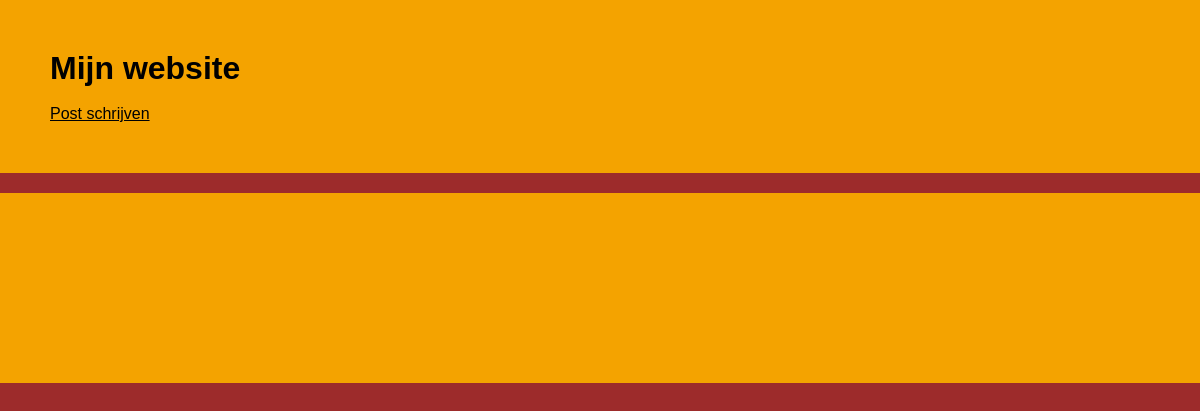
/, run on an earlier commit of the app's database.
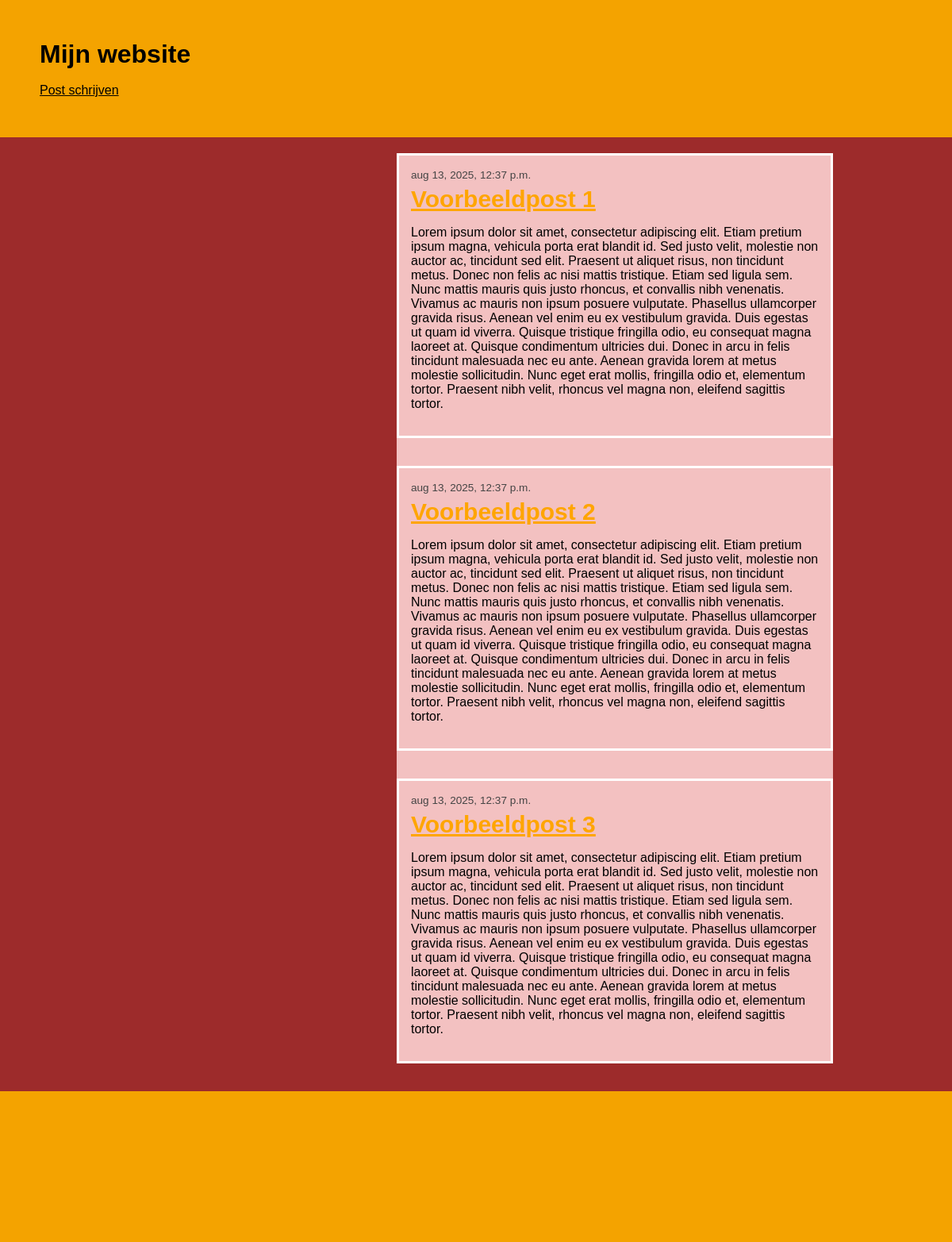
And on a later commit of the database.
### blog/models.py (models this page shows, shortened)
class Post(models.Model):
    author = models.ForeignKey(settings.AUTH_USER_MODEL, on_delete=models.CASCADE)
    title = models.CharField(max_length=200)
    text = models.TextField()
    created_date = models.DateTimeField(default=timezone.now)
    published_date = models.DateTimeField(blank=True, null=True)

### blog/views.py (the view)
# urls.py: path('', views.post_list, name='post_list'),
def post_list(request):
    posts = Post.objects.filter(published_date__lte=timezone.now()).order_by('published_date')
    return render(request, 'blog/post_list.html', {'posts': posts})

### blog/templates/blog/post_list.html
{% extends 'blog/base.html' %}{% block inhoud %}{% for post in posts %}
<article class="post">
  <time class="date">{{ post.published_date }}</time>
  <h2><a href="{% url 'post_inhoud' pk=post.pk %}">{{ post.title }}</a></h2>
  <p>{{ post.text|linebreaksbr }}</p>
</article>
{% endfor %}{% endblock %}

### blog/templates/blog/base.html (shortened to what this page needs)
{% load static %}
<!DOCTYPE html>
<html lang="en" dir="ltr">
  <head>
    <link rel="stylesheet" href="{% static 'css/stijl.css' %}" />
  </head>
  <body>
    <header>
      <h1>Mijn website</h1>
      <br /><a href="{% url 'post_nieuw' %}" class="top-menu">Post schrijven</a>
    </header>
    <section>{% block inhoud %}{% endblock %}</section>
    <footer></footer>
  </body>
</html>

### blog/static/css/stijl.css (style rules this page uses)
body { margin: 0; font-family: Arial, sans-serif; background-color: #9d2b2b; }
section { margin: 20px; }
header { background-color: #f4a300; padding: 50px; }
header h1 { margin: 0; font-size: 2rem; color: #000; }
header a { color: black; }
section { max-width: 550px; background-color: #f3c1c1; margin-left: auto; margin-right: 150px; }
.post { background-color: #f3c1c1; padding: 15px; margin-bottom: 35px; border: 3px solid white; color: black; }
.post .date { font-size: 0.85rem; color: #444; }
.post h2 { margin: 5px 0 10px 0; font-size: 30px; }
.post h2 a { color: orange; }
footer { background-color: #f4a300; height: 150px; color: white; font-size: 0.9rem; padding: 20px; }

What changed in the data, as far as the page shows it:
added Post: published_date "aug 13, 2025, 12:37 p.m.", title "Voorbeeldpost 1", text "Lorem ipsum dolor sit amet, consectetur adipiscing elit. Etiam pretium ipsum magna, vehicula porta erat blandit id. Sed justo velit, molestie non auctor ac, tincidunt sed elit. Praesent ut aliquet risus, non tincidunt metus. Donec non felis ac nisi mattis tristique. Etiam sed ligula sem. Nunc mattis mauris quis justo rhoncus, et convallis nibh venenatis. Vivamus ac mauris non ipsum posuere vulputate. Phasellus ullamcorper gravida risus. Aenean vel enim eu ex vestibulum gravida. Duis egestas ut quam id viverra. Quisque tristique fringilla odio, eu consequat magna laoreet at. Quisque condimentum ultricies dui. Donec in arcu in felis tincidunt malesuada nec eu ante. Aenean gravida lorem at…"
added Post: published_date "aug 13, 2025, 12:37 p.m.", title "Voorbeeldpost 2", text "Lorem ipsum dolor sit amet, consectetur adipiscing elit. Etiam pretium ipsum magna, vehicula porta erat blandit id. Sed justo velit, molestie non auctor ac, tincidunt sed elit. Praesent ut aliquet risus, non tincidunt metus. Donec non felis ac nisi mattis tristique. Etiam sed ligula sem. Nunc mattis mauris quis justo rhoncus, et convallis nibh venenatis. Vivamus ac mauris non ipsum posuere vulputate. Phasellus ullamcorper gravida risus. Aenean vel enim eu ex vestibulum gravida. Duis egestas ut quam id viverra. Quisque tristique fringilla odio, eu consequat magna laoreet at. Quisque condimentum ultricies dui. Donec in arcu in felis tincidunt malesuada nec eu ante. Aenean gravida lorem at…"
added Post: published_date "aug 13, 2025, 12:37 p.m.", title "Voorbeeldpost 3", text "Lorem ipsum dolor sit amet, consectetur adipiscing elit. Etiam pretium ipsum magna, vehicula porta erat blandit id. Sed justo velit, molestie non auctor ac, tincidunt sed elit. Praesent ut aliquet risus, non tincidunt metus. Donec non felis ac nisi mattis tristique. Etiam sed ligula sem. Nunc mattis mauris quis justo rhoncus, et convallis nibh venenatis. Vivamus ac mauris non ipsum posuere vulputate. Phasellus ullamcorper gravida risus. Aenean vel enim eu ex vestibulum gravida. Duis egestas ut quam id viverra. Quisque tristique fringilla odio, eu consequat magna laoreet at. Quisque condimentum ultricies dui. Donec in arcu in felis tincidunt malesuada nec eu ante. Aenean gravida lorem at…"
